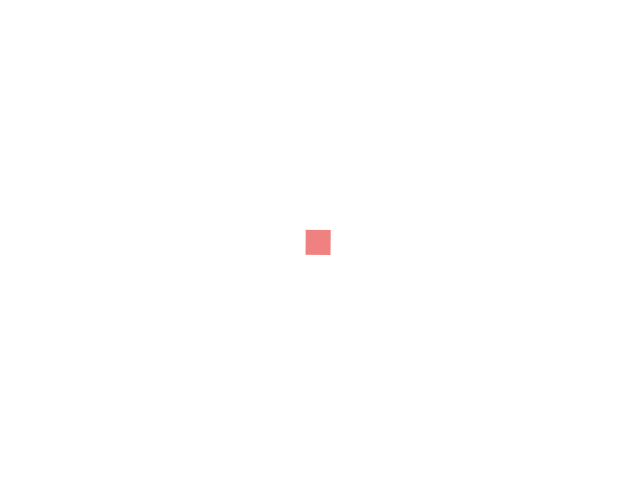
Frame 1 (no input)
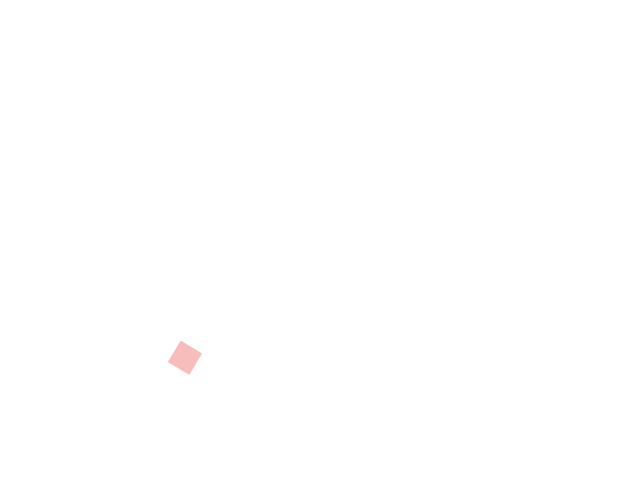
Frame 60 (the mouse pressed at the canvas centre just before this capture)
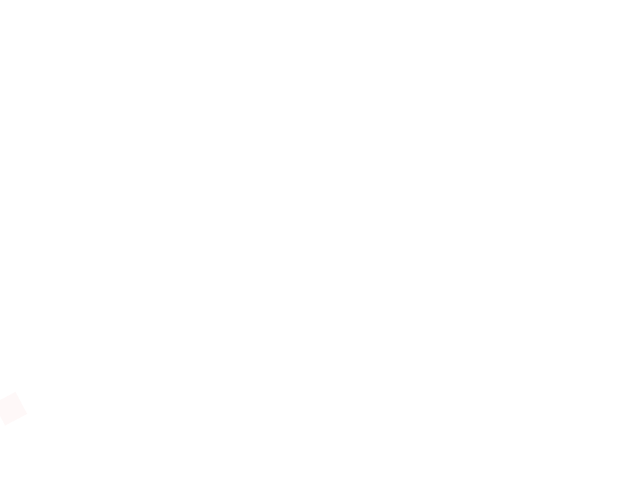
Frame 120 (the mouse held since frame 60 and released just before this capture)

The Processing sketch that drew these frames (run headless with seeded random() and noise(); from frame 60 on, the mouse is pressed at the canvas centre):

// Processing sketch: AngularParticle_Exercise_4_2
// ── AngularParticle_Exercise_4_2.pde
Particle p;

void setup() {
  size(640, 480);
  background(255);
  rectMode(CENTER);
  p = new Particle(new PVector(width/2, height/2));
}

void draw() {
  background(255);
  p.run();
  if (p.isDead()) {
    println("(x_x)");
    p = new Particle(new PVector(width/2, height/2));
  }
}

// ── Particle.pde
class Particle {
  PVector location;
  PVector velocity;
  PVector acceleration;
  
  float angle;
  float aVelocity;
  float aAcceleration;
  float lifespan;
  
  Particle(PVector l) {
    this.location = l.copy();
    this.velocity = new PVector(random(-1, 1), random(-1, 1));
    this.acceleration = new PVector(random(-0.1, 0.1), 0);
    
    this.angle = 0;
    this.aVelocity = 0;
    this.aAcceleration = 0;
    
    this.lifespan = 255;
  }
  
  void run() {
    this.update();
    this.display();
  }
  
  void update() {
    this.location.add(this.velocity);
    this.velocity.add(this.acceleration);
    
    println(this.angle);
    this.aAcceleration = this.acceleration.x / 10.0;
    this.aVelocity += this.aAcceleration;
    this.aVelocity = constrain(this.aVelocity, -0.1, 0.1);
    this.angle += this.aVelocity;
    
    this.lifespan -= 2.0;
    this.acceleration.mult(0);
  }
  
  void display() {
    noStroke();
    fill(240, 128, 128, this.lifespan);
    pushMatrix();
    rotate(this.angle);
    rect(this.location.x, this.location.y, 25, 25);
    popMatrix();
  }
  
  boolean isDead() {
    return this.lifespan <= 0.0 ? true : false;
  }
}
